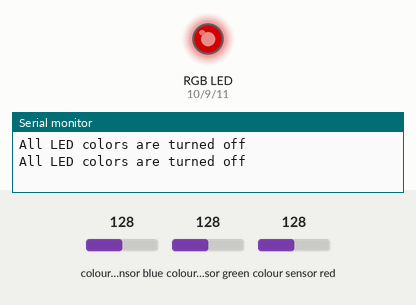
Simulated run of this sketch. Board: Arduino Uno, built with avr-gcc and run on an emulated ATmega328P. Shown: an RGB LED mixed from three pins (HIGH = lit), the last lines printed to the serial monitor. Wiring (inferred from the names in the program): TCS3200 colour sensor: output pin 8; S2 pin 6; S3 pin 7; S0 pin 4; S1 pin 5. The test bench sets the inputs (shaded band); at power-on: colour sensor blue 128, colour sensor green 128, colour sensor red 128. Dim RGB values are drawn brighter than linear; pins used as bus, display or sensor lines are not drawn.

Above: at 0.1 s.
At 1.1 s:
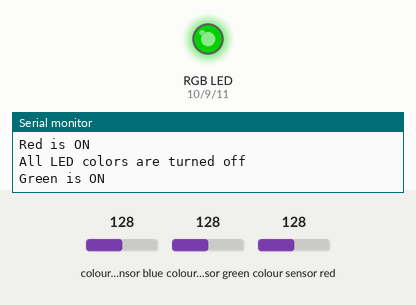
At 2.1 s:
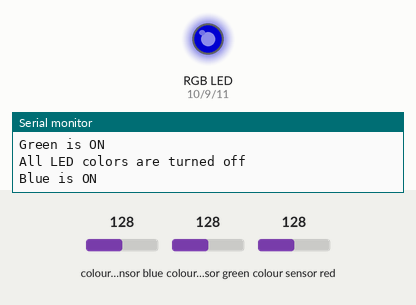
At 3.1 s:
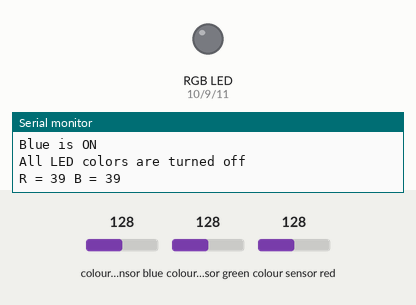
Timing chart, 0 to 4.6 s (numbered marks = the images above):
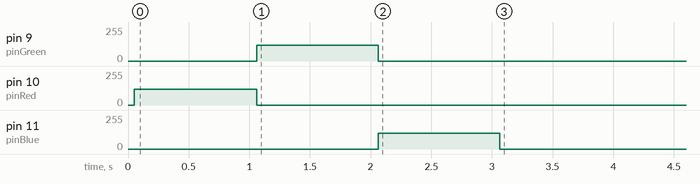

The sketch:

lesson_15.ino
```cpp
//Source: https://www.youtube.com/watch?v=Ltp3skGLqFM&index=16&list=PLGs0VKk2DiYx6CMdOQR_hmJ2NbB4mZQn-
/*
 * How to read colors with the color sensor:
 *
 * S2   |  S3   |  Color Read
 * ---------------------------
 * LOW  |  LOW  |  Red
 * LOW  |  HIGH |  Blue
 * HIGH |  HIGH |  Green
 *
 * pulseWidth = pulseIn(outPin, LOW);    //Measure length of a LOW pulse at pin outPin.
 * This measurement will return a value between 0 an 102,400.
 *
 * Because of this, you need to be sure to declare pulseWidth variable an unsigned int.
 * Normal integers can only hold numbers up to +/- 32,768 an unsigned int allows only positive numbers but allows numbers up to 4,294,967,295.
 *
 * The number that is returned which we put in the variable pulseWidth above can be interpreted as such: The lower the number, the stronger the color being read.
 * The larger the number, the weaker the color.
 *
 * We need to somehow convert this rather odd number into something that means something in the real world.
 * Well, when we write values to an RGB LED we want them to be between 0 and 255.
 * Also, that is a fairly standard scale to report RGB colors . . . by giving the relative strength of the compoents of R, G, and B on a scale from 0 to 255.
 * First we need to convert 0 to 102,400 to this range.  102,400/400 = 256.
 * Almost exactly what we want! But we need to subtract one.
 * So, we could say that rColorStrength = (pulseWidth/400) – 1.
 * That gets us a number between 0 and 255.
 * Only problem is, remember that in the original pulseWidth, big numbers mean weak colors and small numbers mean strong colors, so we need to fix that.
 * We could fix it by now saying:
 * rColorStrength = (255 – rColorStrength);
 * That simply adjusts things so that big numbers now mean strong colors. Also, you can see this example would be for reading red. You would need to repeat by setting S2 and S3 to also create gColorStrenght and bColorStrength for green and blue.
 *
 */


const int baudSpeed = 9600;
const int waitTime = 25; //Wait time in ms
const int longWaitTime = 1000;
const int maxColorStrength = 255;

const String lessonName = "LESSON 15: Super Cool Arduino Color Sensor Project";

//LED pins
const int pinGreen = 9;
const int pinRed = 10;
const int pinBlue = 11;

const int ledBrightness = 120;

//Color sensor
const int pinOUT = 8; //Color Sensor OUT pin
const int pinS0 = 4;  //Pin S0
const int pinS1 = 5;  //Pin S1
const int pinS2 = 6;  //Pin S2
const int pinS3 = 7;  //Pin S3

//Color strength: numbers between 0-255
int redColorStrength;
int greenColorStrength;
int blueColorStrength;

unsigned int pulseWidth; //Big int that can hold numbers up to 4,294,967,295

//Initial Setup
void setup() {

  // put your setup code here, to run once:

  //Serial port setup
  Serial.begin(baudSpeed);
  Serial.println(lessonName);

  //LED pins setup
  setUpLedPins();

  //Setting up color sensor pins
  setUpColorSensorPins();

  //Test LED
  turnOffLed();
  testLed();
  turnOffLed();
}

//Main loop
void loop() {

  // put your main code here, to run repeatedly:

  //Reading colors:
  readRedComponent();
  delay(200);
  readBlueComponent();
  delay(200);
  readGreenComponent();
  delay(200);
  Serial.println();
}


//Read RED component
void readRedComponent(){

  //Read RED component of the color: S2 and S3 set to LOW
  //Serial.println("Read RED component of the color: S2 and S3 set to LOW...");
  digitalWrite(pinS2, LOW);
  digitalWrite(pinS3, LOW);

  //Measure length of a LOW pulse at pin outPin.
  pulseWidth = pulseIn(pinOUT, LOW);
  //Serial.println("pilseIn = " + String(pulseWidth));
  Serial.print("R = " + String(pulseWidth));

  //Translate the mesurment into color strength (MIN - 0, MAX - 255)
  //redColorStrength = (pulseWidth / 400) - 1;
  //redColorStrength = maxColorStrength - redColorStrength;
  //Serial.println("Red: " + String(redColorStrength));
}

//Read blue component
void readBlueComponent(){

  //Read BLUE component of the color: S2 LOW and S3 set to HIGH
  //Serial.println("Read BLUE component of the color: S2 set to LOW and S3 set to HIGH...");
  digitalWrite(pinS2, LOW);
  digitalWrite(pinS3, HIGH);

  //Measure length of a LOW pulse at pin outPin.
  pulseWidth = pulseIn(pinOUT, LOW);
  //Serial.println("pilseIn = " + String(pulseWidth));
  Serial.print(" B = " + String(pulseWidth));

  //Translate the mesurment into color strength (MIN - 0, MAX - 255)
  //blueColorStrength = (pulseWidth / 400) - 1;
  //blueColorStrength = maxColorStrength - blueColorStrength;
  //Serial.println("Blue: " + String(blueColorStrength));
}

//Read green component
void readGreenComponent(){

  //Read GREEN component of the color: S2 HIGH and S3 set to HIGH
  //Serial.println("Read GREEN component of the color: S2 and S3 set to HIGH...");
  digitalWrite(pinS2, HIGH);
  digitalWrite(pinS3, HIGH);

  //Measure length of a LOW pulse at pin outPin.
  pulseWidth = pulseIn(pinOUT, LOW);
  //Serial.println("pilseIn = " + String(pulseWidth));
  Serial.print(" G = " + String(pulseWidth));

  //Translate the mesurment into color strength (MIN - 0, MAX - 255)
  //greenColorStrength = (pulseWidth / 400) - 1;
  //greenColorStrength = maxColorStrength - greenColorStrength;
  //Serial.println("Green: " + String(greenColorStrength));
}

//Setup LED pins
void setUpLedPins(){

  pinMode(pinRed, OUTPUT);
  pinMode(pinGreen, OUTPUT);
  pinMode(pinBlue, OUTPUT);
}

//Setup Color Sensor pins
void setUpColorSensorPins(){

  pinMode(pinS0, OUTPUT);
  pinMode(pinS1, OUTPUT);
  pinMode(pinS2, OUTPUT);
  pinMode(pinS3, OUTPUT);
  pinMode(pinOUT, INPUT);

  // Setting frequency scaling to 20%
  digitalWrite(pinS0,HIGH);
  digitalWrite(pinS1,LOW);
}

//Turn off all colors
void turnOffLed(){

  //Turn off all colors
  analogWrite(pinRed, 0); //red
  analogWrite(pinGreen, 0); //green
  analogWrite(pinBlue, 0); //blue
  Serial.println("All LED colors are turned off");
}

//Test LED
void testLed(){

  //Red
  turnOffLed();
  analogWrite(pinRed, ledBrightness);
  Serial.println("Red is ON");
  delay(longWaitTime);

  //Green
  turnOffLed();
  analogWrite(pinGreen, ledBrightness);
  Serial.println("Green is ON");
  delay(longWaitTime);

  //Blue
  turnOffLed();
  analogWrite(pinBlue, ledBrightness);
  Serial.println("Blue is ON");
  delay(longWaitTime);
}
```
